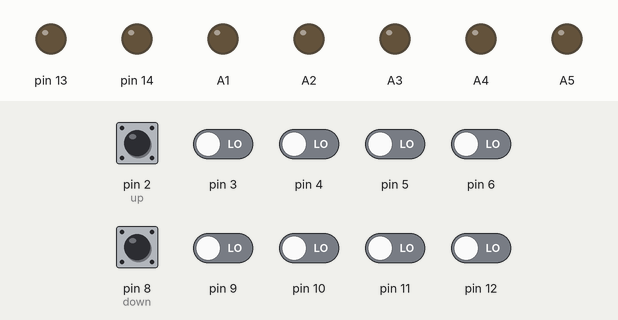
A sketch run on a simulated Arduino Uno, built with avr-gcc and run on an emulated ATmega328P. Shown: output pins drawn as LEDs (lit = HIGH). Inputs (shaded band) come from the test bench; at power-on: pin 2 (up), pin 3–6, pin 8 (down), pin 9–12 LOW.

Above: at 1.2 s.
1.3 s: pin 3 driven HIGH
At 2.0 s:
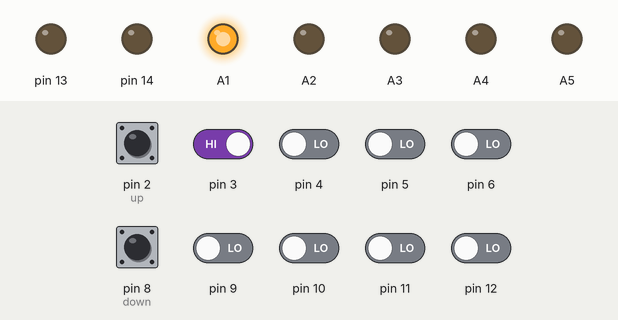
4.3 s: pin 3 driven LOW
At 5.5 s:
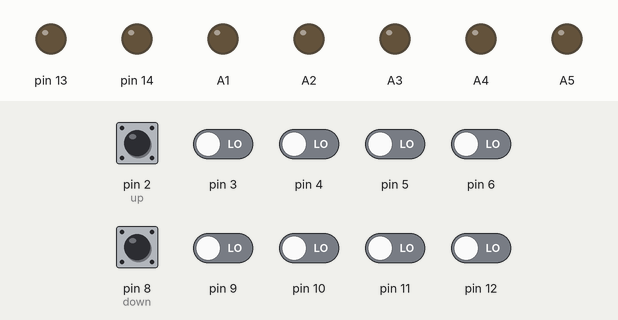
5.8 s: pin 5 driven HIGH
At 6.6 s:
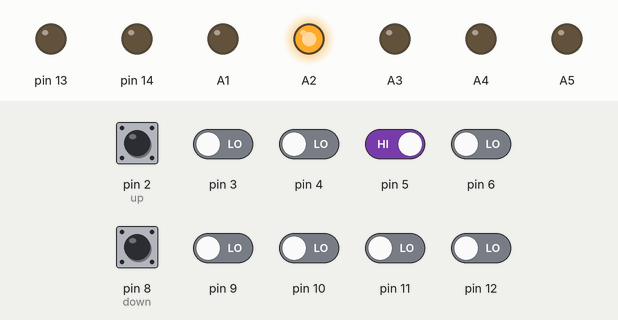
8.8 s: pin 5 driven LOW
11.8 s: pin 6 driven HIGH
At 12.4 s:
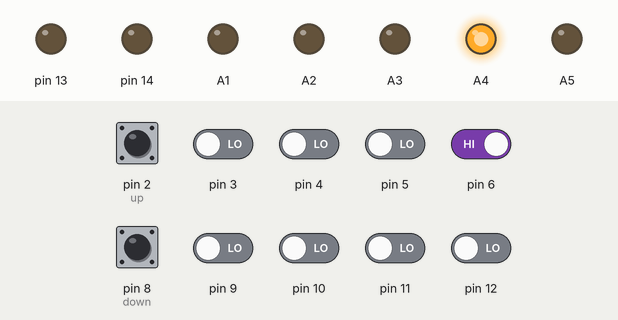
Timing chart, 0 to 56.8 s (numbered marks = the images above; inputs shaded):
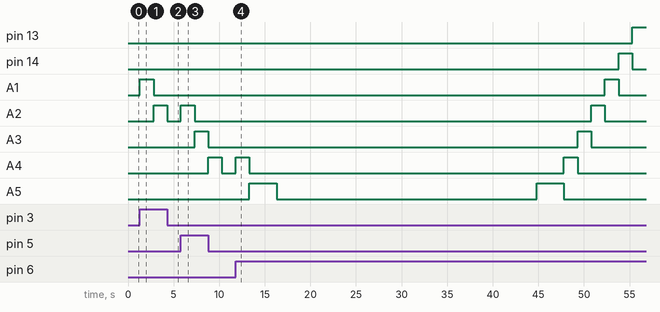

The sketch:

Elevator.ino
```cpp
int level=1;
int C=0;  //csae 0:stop 1:up 2:down
int up[5]={0};
int down[5]={0};
int s[5]={0}; //stop level
int I=0;


void setup() {
  pinMode(2, INPUT);	//up
  pinMode(3, INPUT);
  pinMode(4, INPUT);
  pinMode(5, INPUT);
  pinMode(6, INPUT);

  pinMode(8, INPUT);	//down
  pinMode(9, INPUT);
  pinMode(10, INPUT);
  pinMode(11, INPUT);
  pinMode(12, INPUT);

  analogWrite(A1,0);
  analogWrite(A2,0);
  analogWrite(A3,0);
  analogWrite(A4,0);
  analogWrite(A5,0);
}

void loop() {
  set();  //開關是否按
  check();  //電梯up down stop
  link();  //先後順序
}


void set()
{
  for(I=0;I<=4;I++)
  {
    if(digitalRead(I+2)==HIGH)
    {
      up[I]=1;
      s[I]=1;
    }
  }
  for(I=5;I<=9;I++)
  {
    if(digitalRead(I+3)==HIGH)
    {
      down[I-5]=1;
      s[I-5]=1;
    }
  }
}

void check()
{
  for(I=0;I<=4;I++)
  {
    if(s[I]==1 && C==0)  //電梯停止
    {
      if(level==I+1)
      {
        analogWrite(I+15,255); //開門

        s[I]=0;
        up[I]=0;
        down[I]=0;
        C=0;


        delay(3000);
        set();

        analogWrite(I+15,0); //關門
      }
      else if(level<I+1)
      {
        C=1; //up
      }
      else
      {
        C=2; //down
      }
    }
  }
}

void link()
{
  if(C==1)
  {
    analogWrite(level+14,255);
    delay(1500);
    analogWrite(level+14,0);
    level+=1;
    analogWrite(level+14,255);

    set();

    if(s[level-1]==1)
    {
      boolean S=false;//check stop
      boolean CU=false;//check up

       for(I=level;I<=4;I++) //確定上層 有無要up
      {
        if(up[I]==1)
        {
          CU=true;
        }
      }

      if(up[level-1]==1) //本層按up
      {
        up[level-1]=0;
        s[level-1]=0;
        delay(1500);
        analogWrite(level+14,0);

        set();
      }
      else if(down[level-1]==1 && CU==false) //本層按down 且上層無up
      {
        int K=-1; //確認最大樓層
        for(int J=level-1;J<=4;J++)
        {
          if(down[J]==1)
          {
            K=J; //確定最大樓層按的 down
          }
        }
        if(level-1==K) //確定本層為最大樓層要down
        {
          down[level-1]=0;
          s[level-1]=0;
          delay(1500);
          analogWrite(level+14,0);

          set();
        }
      }

      if(down[level-1]==1) // 本層要down
      {
        s[level-1]=1;
      }


      for(I=level-1;I<=4;I++)
      {
        if(s[I]==1)
        {
          S=true;
        }
      }

      if(S==false)
      {
        C=0;
      }

    }

  }


  //**************************************


  else if(C==2)
  {
    analogWrite(level+14,255);
    delay(1500);
    analogWrite(level+14,0);
    level-=1;
    analogWrite(level+14,255);

    set();

    if(s[level-1]==1)
    {
      boolean S=false;
      boolean CD=false; //check down

      for(I=level-1;I>=0;I--)
      {
        if(down[I]==1)
        {
          CD=true;
        }
      }

      if(down[level-1]==1)
      {
        down[level-1]=0;
        s[level-1]=0;
        delay(1500);
        analogWrite(level+14,0);

        set();
      }
      else if(up[level-1]==1 && CD==false)
      {
        int K=5; //確認最小樓層
        for(int J=level-1;J>=0;J--)
        {
          if(up[J]==1)
          {
            K=J; //確定最小樓層按的 up
          }
        }
        if(level-1==K) //確定本層為最小樓層要up
        {
          up[level-1]=0;
          s[level-1]=0;
          delay(1500);
          analogWrite(level+14,0);

          set();
        }
      }

      if(up[level-1]==1)
      {
        s[level-1]==1;
      }

      for(I=level-1;I>=0;I--)
      {
        if(s[I]==1)
        {
          S=true;
        }
      }

      if(S==false)
      {
        C=0;
      }

    }

  }


}
```

Measured:
- after the input at 1.3 s, A1: LOW → HIGH at once, → LOW 1.5 s later; A2: LOW → HIGH after 1.5 s
- after the input at 4.3 s, A2: HIGH → LOW at once
- after the input at 5.8 s, A2: LOW → HIGH at once, → LOW 1.5 s later; A3: LOW → HIGH after 1.5 s
- after the input at 11.8 s, pin 13: LOW → HIGH after 43.5 s; pin 14: LOW → HIGH after 42.0 s, → LOW 1.5 s later; A1: LOW → HIGH after 40.5 s, → LOW 1.5 s later; A2: LOW → HIGH after 39.0 s, → LOW 1.5 s later; A3: LOW → HIGH after 37.5 s, → LOW 1.5 s later
